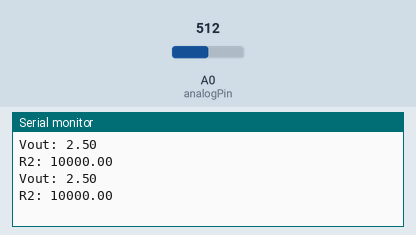
Recording of a sketch running on a simulated Arduino Uno, built with avr-gcc and run on an emulated ATmega328P. On the bench: the last lines printed to the serial monitor. Inputs (shaded band) come from the test bench; at power-on: A0 (analogPin) = 512.

Above: at 1.8 s.
1.9 s: A0 (analogPin) set to 716
At 2.8 s:
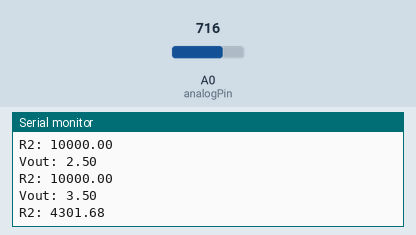
3.4 s: A0 (analogPin) set to 900
At 4.8 s:
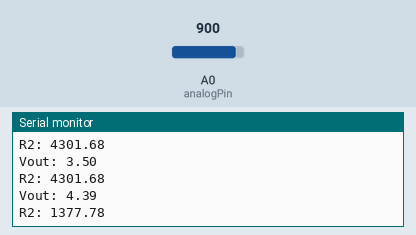
Timing chart, 0 to 6.4 s (numbered marks = the images above; inputs shaded):
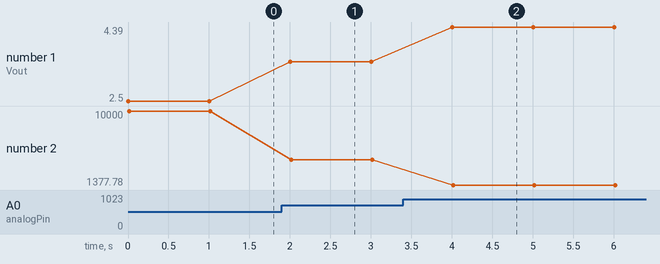

The sketch:

ohms_meter.ino
```cpp
int analogPin = 0;
int raw = 0;
int Vin = 5;
float Vout = 0;
float R1 = 10000;
float R2 = 0;
float buffer = 0;

void setup(){
Serial.begin(9600);
}

void loop(){
  raw = analogRead(analogPin);
  if(raw){
    buffer = raw * Vin;
    Vout = (buffer)/1024.0;
    buffer = (Vin/Vout) - 1;
    R2= R1 * buffer;
    Serial.print("Vout: ");
    Serial.println(Vout);
    Serial.print("R2: ");
    Serial.println(R2);
    delay(1000);
  }
}
```

Measured:
- after the input at 1.9 s, the serial monitor: prints a new line after 0.10 s (image 1)
- after the input at 3.4 s, the serial monitor: prints a new line after 0.61 s (image 2)
- plotted number 1: 2.5 → 3.5 after the input at 1.9 s, 3.5 → 4.39 after the input at 3.4 s
- plotted number 2: 10000 → 4301.68 after the input at 1.9 s, 4301.68 → 1377.78 after the input at 3.4 s
